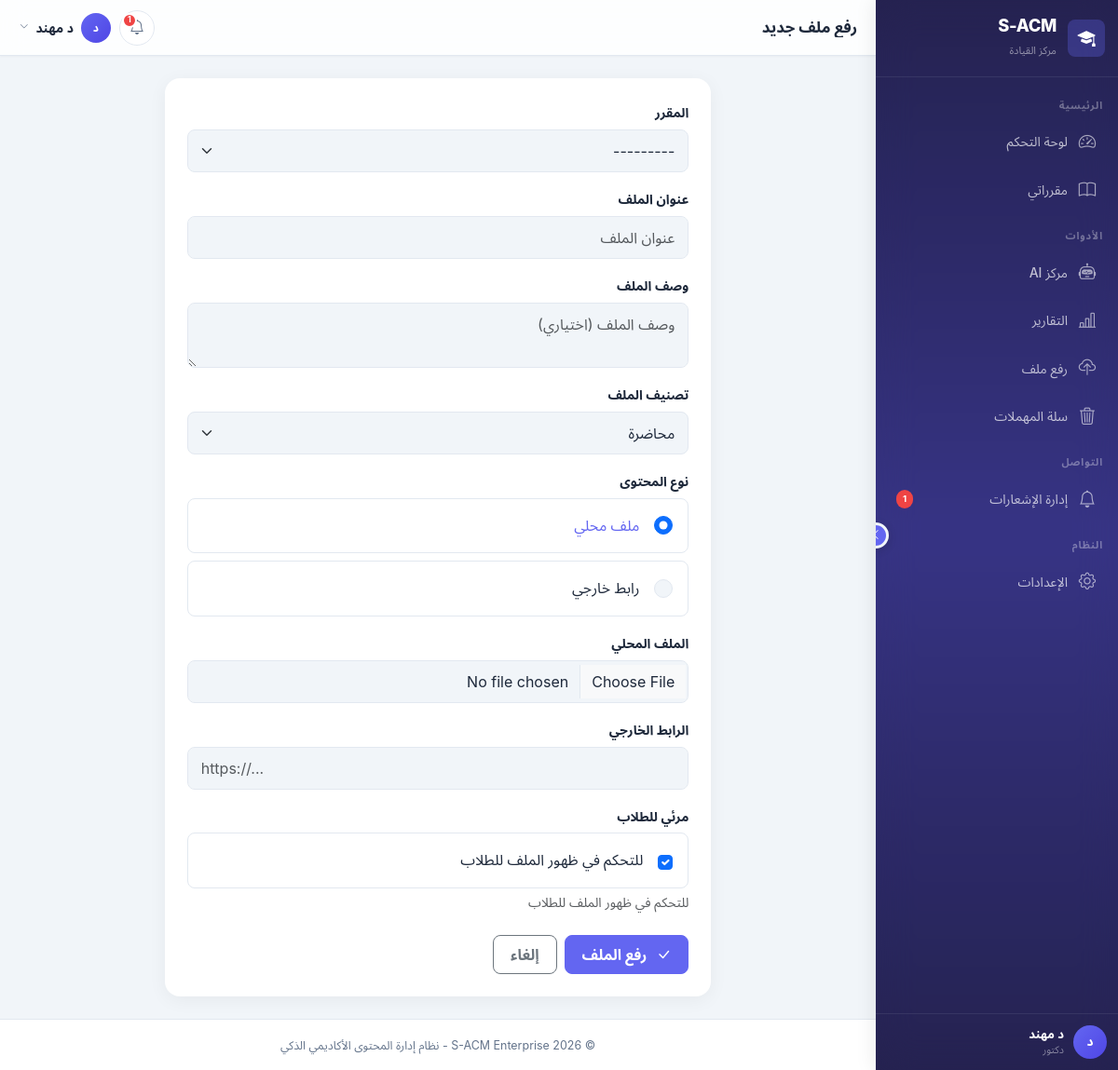
/instructor/files/upload/ (signed in), run on the app's committed database.
### apps/accounts/models.py (models this page shows, shortened)
class User(AbstractBaseUser, PermissionsMixin):
    ACCOUNT_STATUS_CHOICES = [
        ('inactive', 'غير مفعّل'),
        ('active', 'مفعّل'),
        ('suspended', 'موقوف'),
    ]
    academic_id = models.CharField(
        max_length=50,
        unique=True,
        verbose_name='الرقم الأكاديمي/الوظيفي',
        help_text='الرقم الأكاديمي للطالب أو الرقم الوظيفي للموظف'
    )
    id_card_number = models.CharField(
        max_length=50,
        unique=True,
        verbose_name='رقم البطاقة الشخصية',
        help_text='يستخدم للتحقق من الهوية عند التفعيل'
    )
    full_name = models.CharField(
        max_length=150,
        verbose_name='الاسم الكامل'
    )
    email = models.EmailField(
        unique=True,
        blank=True,
        null=True,
        verbose_name='البريد الإلكتروني',
        help_text='يتم تعيينه عند التفعيل'
    )
    account_status = models.CharField(
        max_length=20,
        choices=ACCOUNT_STATUS_CHOICES,
        default='inactive',
        verbose_name='حالة الحساب'
    )
    role = models.ForeignKey(
        Role,
        on_delete=models.PROTECT,
        related_name='users',
        verbose_name='الدور',
        null=True,
        blank=True
    )
    major = models.ForeignKey(
        Major,
        on_delete=models.SET_NULL,
        related_name='students',
        verbose_name='التخصص',
        null=True,
        blank=True,
        help_text='للطلاب فقط'
    )
    level = models.ForeignKey(
        Level,
        on_delete=models.SET_NULL,
        related_name='students',
        verbose_name='المستوى',
        null=True,
        blank=True,
        help_text='للطلاب فقط'
    )
    is_staff = models.BooleanField(default=False, verbose_name='موظف')
    is_active = models.BooleanField(default=True, verbose_name='نشط')
    date_joined = models.DateTimeField(default=timezone.now, verbose_name='تاريخ الانضمام')
    last_login = models.DateTimeField(null=True, blank=True, verbose_name='آخر تسجيل دخول')
    profile_picture = models.ImageField(
        upload_to='profiles/',
        blank=True,
        null=True,
        verbose_name='صورة الملف الشخصي'
    )
    phone_number = models.CharField(
        max_length=20,
        blank=True,
        null=True,
        verbose_name='رقم الهاتف'
    )
    objects = UserManager()
    USERNAME_FIELD = 'academic_id'
    REQUIRED_FIELDS = ['full_name', 'id_card_number']
    class Meta:
        db_table = 'users'
        verbose_name = 'مستخدم'
        verbose_name_plural = 'المستخدمون'
        indexes = [
            models.Index(fields=['academic_id']),
            models.Index(fields=['email']),
            models.Index(fields=['account_status']),
        ]
    def is_admin(self):
        return self.role and self.role.code == Role.ADMIN
    def is_instructor(self):
        return self.role and self.role.code == Role.INSTRUCTOR
    def is_student(self):
        return self.role and self.role.code == Role.STUDENT

class Role(models.Model):
    ADMIN = 'admin'
    INSTRUCTOR = 'instructor'
    STUDENT = 'student'
    code = models.CharField(
        max_length=50,
        unique=True,
        verbose_name='كود الدور',
        help_text='معرف فريد للدور (بالإنجليزية، مثل: admin, instructor)'
    )
    display_name = models.CharField(
        max_length=100,
        verbose_name='اسم العرض',
        help_text='الاسم الذي يظهر للمستخدم'
    )
    description = models.TextField(
        blank=True,
        null=True,
        verbose_name='وصف الدور'
    )
    is_system = models.BooleanField(
        default=False,
        verbose_name='دور نظام',
        help_text='الأدوار الافتراضية التي لا يمكن حذفها'
    )
    is_active = models.BooleanField(
        default=True,
        verbose_name='نشط'
    )
    created_at = models.DateTimeField(auto_now_add=True, verbose_name='تاريخ الإنشاء')
    updated_at = models.DateTimeField(auto_now=True, verbose_name='تاريخ التحديث')
    class Meta:
        db_table = 'roles'
        verbose_name = 'دور'
        verbose_name_plural = 'الأدوار'
        ordering = ['-is_system', 'display_name']

### apps/instructor/views.py (the view, shortened to what this page needs)
# urls.py: path('files/upload/', views.FileUploadView.as_view(), name='file_upload'),
class FileUploadView(LoginRequiredMixin, InstructorRequiredMixin, CreateView):
    model = LectureFile
    form_class = LectureFileForm
    template_name = 'instructor/file_upload.html'
    def get_form_kwargs(self):
        kwargs = super().get_form_kwargs()
        kwargs['user'] = self.request.user
        return kwargs
    def get_context_data(self, **kwargs):
        context = super().get_context_data(**kwargs)
        context['active_page'] = 'files'
        course_id = self.request.GET.get('course')
        if course_id:
            context['selected_course'] = get_object_or_404(Course, pk=course_id)
        return context

### templates/instructor/file_upload.html (shortened to what this page needs)
{% extends 'layouts/dashboard_base.html' %}
{% block page_title %}{% if is_edit %}تعديل ملف{% else %}رفع ملف جديد{% endif %}{% endblock %}
{% block dashboard_content %}
<div class="row justify-content-center">
    <div class="col-lg-8">
        <div class="card">
            <div class="card-body p-4">
                <form method="post" enctype="multipart/form-data">
                    {% for field in form %}
                    <div class="mb-3">
                        <label class="form-label fw-semibold">{{ field.label }}</label>
                        {% if field.name == 'content_type' %}
                        <div class="content-type-options">
                            {% for choice in field %}
                            <div class="content-type-option">
                                <label class="d-flex align-items-center gap-3 p-3 rounded-3 border cursor-pointer" style="cursor:pointer; transition: all 0.2s;">
                                    {{ choice.tag }}
                                    <span class="fw-medium">{{ choice.choice_label }}</span>
                                </label>
                            </div>
                            {% endfor %}
                        </div>
                        {% elif field.name == 'is_visible' %}
                        <div class="d-flex align-items-center gap-3 p-3 rounded-3 border">
                            {{ field }}
                            <label for="{{ field.id_for_label }}" class="form-check-label fw-medium" style="cursor:pointer;">
                                للتحكم في ظهور الملف للطلاب
                            </label>
                        </div>
                        {% else %}
                        {{ field }}
                        {% endif %}
                        {% if field.help_text %}<div class="form-text">{{ field.help_text }}</div>{% endif %}
                    </div>
                    {% endfor %}
                    <div class="d-flex gap-2 mt-4">
                        <button type="submit" class="btn btn-primary"><i class="bi bi-check-lg me-1"></i>{% if is_edit %}حفظ التعديلات{% else %}رفع الملف{% endif %}</button>
                        <a href="javascript:history.back()" class="btn btn-outline-secondary">إلغاء</a>
                    </div>
                </form>
            </div>
        </div>
    </div>
</div>
{% endblock %}

### templates/layouts/dashboard_base.html (shortened to what this page needs)
{% load static %}
<!DOCTYPE html>
<html lang="ar" dir="rtl">
<head>
    <link href="https://cdn.jsdelivr.net/npm/bootstrap@5.3.2/dist/css/bootstrap.rtl.min.css" rel="stylesheet">
    <link href="https://cdn.jsdelivr.net/npm/bootstrap-icons@1.11.3/font/bootstrap-icons.css" rel="stylesheet">
    <link href="{% static 'css/style.css' %}" rel="stylesheet">
    <link href="{% static 'css/mobile-app.css' %}" rel="stylesheet">
</head>
<body>
    <nav class="sidebar" id="sidebar" role="navigation" aria-label="القائمة الرئيسية">
        <button class="sidebar-collapse-btn" id="sidebarCollapseBtn" title="طي/توسيع القائمة" aria-label="طي القائمة" type="button">
            <i class="bi bi-chevron-left"></i>
        </button>
        <div class="sidebar-brand">
            <div class="sidebar-brand-icon">
                <i class="bi bi-mortarboard-fill"></i>
            </div>
            <div class="sidebar-brand-text">
                <h4>S-ACM</h4>
                <small>{% if is_instructor %}مركز القيادة{% elif is_student %}بوابة التعلم{% else %}لوحة التحكم{% endif %}</small>
            </div>
        </div>
        <div class="sidebar-nav" id="sidebarNav">
            {% block sidebar_nav %}
            {% if is_instructor %}
            <div class="sidebar-section-title">الرئيسية</div>
            <div class="nav-item">
                <a class="nav-link {% if active_page == 'dashboard' %}active{% endif %}" href="{% url 'instructor:dashboard' %}" title="لوحة التحكم">
                    <i class="bi bi-speedometer2"></i>
                    <span class="link-text">لوحة التحكم</span>
                </a>
            </div>
            <div class="nav-item">
                <a class="nav-link {% if active_page == 'courses' %}active{% endif %}" href="{% url 'instructor:course_list' %}" title="مقرراتي">
                    <i class="bi bi-book"></i>
                    <span class="link-text">مقرراتي</span>
                </a>
            </div>
            <div class="sidebar-section-title">الأدوات</div>
            <div class="nav-item">
                <a class="nav-link {% if active_page == 'ai_hub' %}active{% endif %}" href="{% url 'instructor:ai_hub' %}" title="مركز AI">
                    <i class="bi bi-robot"></i>
                    <span class="link-text">مركز AI</span>
                </a>
            </div>
            <div class="nav-item">
                <a class="nav-link {% if active_page == 'reports' %}active{% endif %}" href="{% url 'instructor:reports' %}" title="التقارير">
                    <i class="bi bi-bar-chart-line"></i>
                    <span class="link-text">التقارير</span>
                </a>
            </div>
            <div class="nav-item">
                <a class="nav-link {% if active_page == 'upload' %}active{% endif %}" href="{% url 'instructor:file_upload' %}" title="رفع ملف">
                    <i class="bi bi-cloud-upload"></i>
                    <span class="link-text">رفع ملف</span>
                </a>
            </div>
            <div class="nav-item">
                <a class="nav-link {% if active_page == 'trash' %}active{% endif %}" href="{% url 'instructor:trash_list' %}" title="سلة المهملات">
                    <i class="bi bi-trash3"></i>
                    <span class="link-text text-truncate">سلة المهملات</span>
                </a>
            </div>
            <div class="sidebar-section-title">التواصل</div>
            <div class="nav-item">
                <a class="nav-link {% if active_page == 'notifications' %}active{% endif %}" href="{% url 'notifications:management' %}" title="إدارة الإشعارات">
                    <i class="bi bi-bell"></i>
                    <span class="link-text text-truncate">إدارة الإشعارات</span>
                    {% if unread_count %}<span class="sidebar-badge">{{ unread_count }}</span>{% endif %}
                </a>
            </div>
            <div class="sidebar-section-title">النظام</div>
            <div class="nav-item">
                <a class="nav-link {% if active_page == 'settings' %}active{% endif %}" href="{% url 'instructor:settings' %}" title="الإعدادات">
                    <i class="bi bi-gear"></i>
                    <span class="link-text">الإعدادات</span>
                </a>
            </div>
            {% endif %}
            {% endblock %}
        </div>
        <div class="sidebar-footer">
            <div class="sidebar-user">
                <div class="avatar-circle">
                    {{ request.user.full_name|slice:":1"|upper }}
                </div>
                <div class="sidebar-user-info">
                    <div class="sidebar-user-name text-truncate">{{ request.user.full_name|truncatechars:16 }}</div>
                    <div class="sidebar-user-role">{{ user_role|default:"مستخدم" }}</div>
                </div>
            </div>
        </div>
    </nav>
    <div class="main-wrapper" id="mainWrapper">
        <header class="top-navbar" id="topNavbar">
            <div class="d-flex align-items-center gap-3 min-w-0">
                <h6 class="page-title mb-0 text-truncate">{% block page_title %}لوحة التحكم{% endblock %}</h6>
            </div>
            <div class="nav-actions">
                <div class="dropdown">
                    <button class="btn-icon position-relative" data-bs-toggle="dropdown" aria-label="الإشعارات">
                        <i class="bi bi-bell"></i>
                        {% if unread_count and unread_count > 0 %}
                        <span class="notification-dot">{{ unread_count }}</span>
                        {% endif %}
                    </button>
                </div>
                <div class="dropdown">
                    <button class="d-flex align-items-center gap-2 btn btn-link text-decoration-none p-0" data-bs-toggle="dropdown" aria-label="قائمة المستخدم">
                        <div class="avatar-circle avatar-sm">{{ request.user.full_name|slice:":1"|upper }}</div>
                        <span class="d-none d-md-inline small fw-semibold text-truncate" style="max-width:100px;color:var(--text-primary);">{{ request.user.full_name|truncatechars:12 }}</span>
                        <i class="bi bi-chevron-down d-none d-md-inline" style="font-size:0.6rem;color:var(--text-secondary);"></i>
                    </button>
                </div>
            </div>
        </header>
        <main class="page-content" id="pageContent">
            {% block dashboard_content %}{% endblock %}
        </main>
        <footer class="dashboard-footer">
            <small>&copy; 2026 S-ACM Enterprise - نظام إدارة المحتوى الأكاديمي الذكي</small>
        </footer>
    </div>
</body>
</html>

### data on the page
User: user.full_name "د", user.full_name "د مهند"
Role: display_name "دكتور"

### other printed values
{{ unread_count }} "1"
{{ field.label }} "المقرر" "عنوان الملف" "وصف الملف" "تصنيف الملف" "نوع المحتوى" "الملف المحلي" "الرابط الخارجي" "مرئي للطلاب"
{{ choice.choice_label }} "ملف محلي" "رابط خارجي"
{{ field.help_text }} "للتحكم في ظهور الملف للطلاب"
